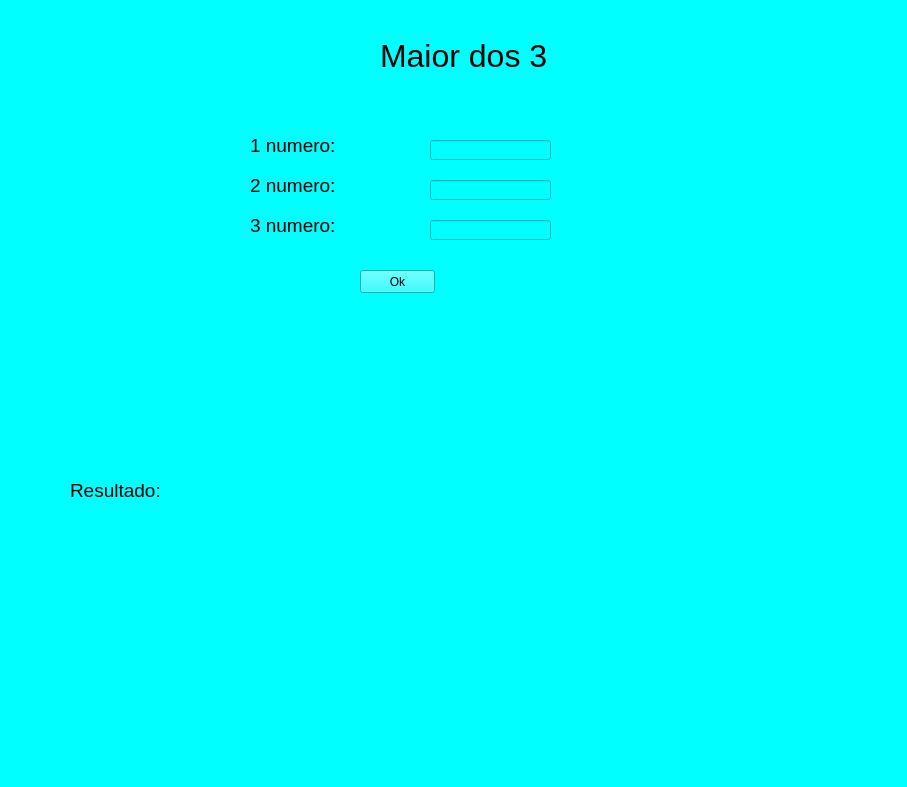
<?xml version="1.0" encoding="UTF-8"?>
<ui version="4.0">
 <class>MainWindow</class>
 <widget class="QMainWindow" name="MainWindow">
  <property name="geometry">
   <rect>
    <x>0</x>
    <y>0</y>
    <width>907</width>
    <height>787</height>
   </rect>
  </property>
  <property name="font">
   <font>
    <weight>50</weight>
    <italic>false</italic>
    <bold>false</bold>
    <underline>false</underline>
    <strikeout>false</strikeout>
    <kerning>true</kerning>
   </font>
  </property>
  <property name="mouseTracking">
   <bool>false</bool>
  </property>
  <property name="windowTitle">
   <string>MainWindow</string>
  </property>
  <property name="layoutDirection">
   <enum>Qt::LeftToRight</enum>
  </property>
  <property name="autoFillBackground">
   <bool>false</bool>
  </property>
  <property name="styleSheet">
   <string notr="true">background-color: cyan;</string>
  </property>
  <widget class="QWidget" name="centralwidget">
   <widget class="QLabel" name="titulo">
    <property name="geometry">
     <rect>
      <x>380</x>
      <y>40</y>
      <width>261</width>
      <height>31</height>
     </rect>
    </property>
    <property name="font">
     <font>
      <family>Arial</family>
      <pointsize>24</pointsize>
     </font>
    </property>
    <property name="text">
     <string>Maior dos 3</string>
    </property>
   </widget>
   <widget class="QLabel" name="label_2">
    <property name="geometry">
     <rect>
      <x>250</x>
      <y>130</y>
      <width>151</width>
      <height>31</height>
     </rect>
    </property>
    <property name="font">
     <font>
      <family>Arial</family>
      <pointsize>14</pointsize>
     </font>
    </property>
    <property name="text">
     <string>1 numero:</string>
    </property>
   </widget>
   <widget class="QLabel" name="resultado">
    <property name="geometry">
     <rect>
      <x>70</x>
      <y>380</y>
      <width>741</width>
      <height>221</height>
     </rect>
    </property>
    <property name="font">
     <font>
      <family>Arial</family>
      <pointsize>14</pointsize>
     </font>
    </property>
    <property name="text">
     <string>Resultado:</string>
    </property>
   </widget>
   <widget class="QPushButton" name="botao">
    <property name="geometry">
     <rect>
      <x>360</x>
      <y>270</y>
      <width>75</width>
      <height>23</height>
     </rect>
    </property>
    <property name="text">
     <string>Ok</string>
    </property>
   </widget>
   <widget class="QLineEdit" name="input">
    <property name="geometry">
     <rect>
      <x>430</x>
      <y>140</y>
      <width>121</width>
      <height>20</height>
     </rect>
    </property>
   </widget>
   <widget class="QLabel" name="label_3">
    <property name="geometry">
     <rect>
      <x>250</x>
      <y>170</y>
      <width>151</width>
      <height>31</height>
     </rect>
    </property>
    <property name="font">
     <font>
      <family>Arial</family>
      <pointsize>14</pointsize>
     </font>
    </property>
    <property name="text">
     <string>2 numero:</string>
    </property>
   </widget>
   <widget class="QLineEdit" name="input_2">
    <property name="geometry">
     <rect>
      <x>430</x>
      <y>180</y>
      <width>121</width>
      <height>20</height>
     </rect>
    </property>
   </widget>
   <widget class="QLabel" name="label_4">
    <property name="geometry">
     <rect>
      <x>250</x>
      <y>210</y>
      <width>151</width>
      <height>31</height>
     </rect>
    </property>
    <property name="font">
     <font>
      <family>Arial</family>
      <pointsize>14</pointsize>
     </font>
    </property>
    <property name="text">
     <string>3 numero:</string>
    </property>
   </widget>
   <widget class="QLineEdit" name="input_3">
    <property name="geometry">
     <rect>
      <x>430</x>
      <y>220</y>
      <width>121</width>
      <height>20</height>
     </rect>
    </property>
   </widget>
  </widget>
  <widget class="QMenuBar" name="menubar">
   <property name="geometry">
    <rect>
     <x>0</x>
     <y>0</y>
     <width>907</width>
     <height>21</height>
    </rect>
   </property>
  </widget>
  <widget class="QStatusBar" name="statusbar"/>
 </widget>
 <resources/>
 <connections/>
</ui>
